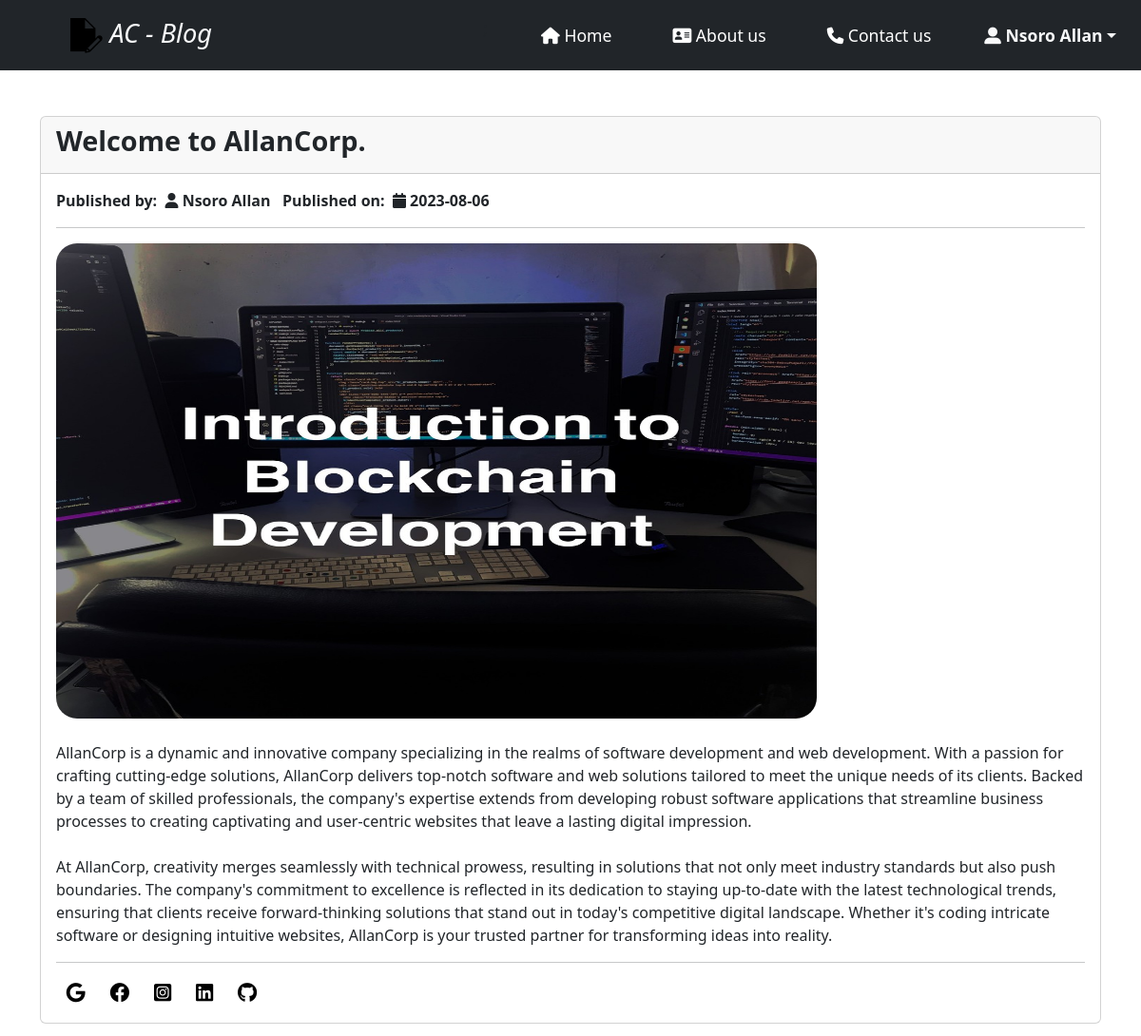
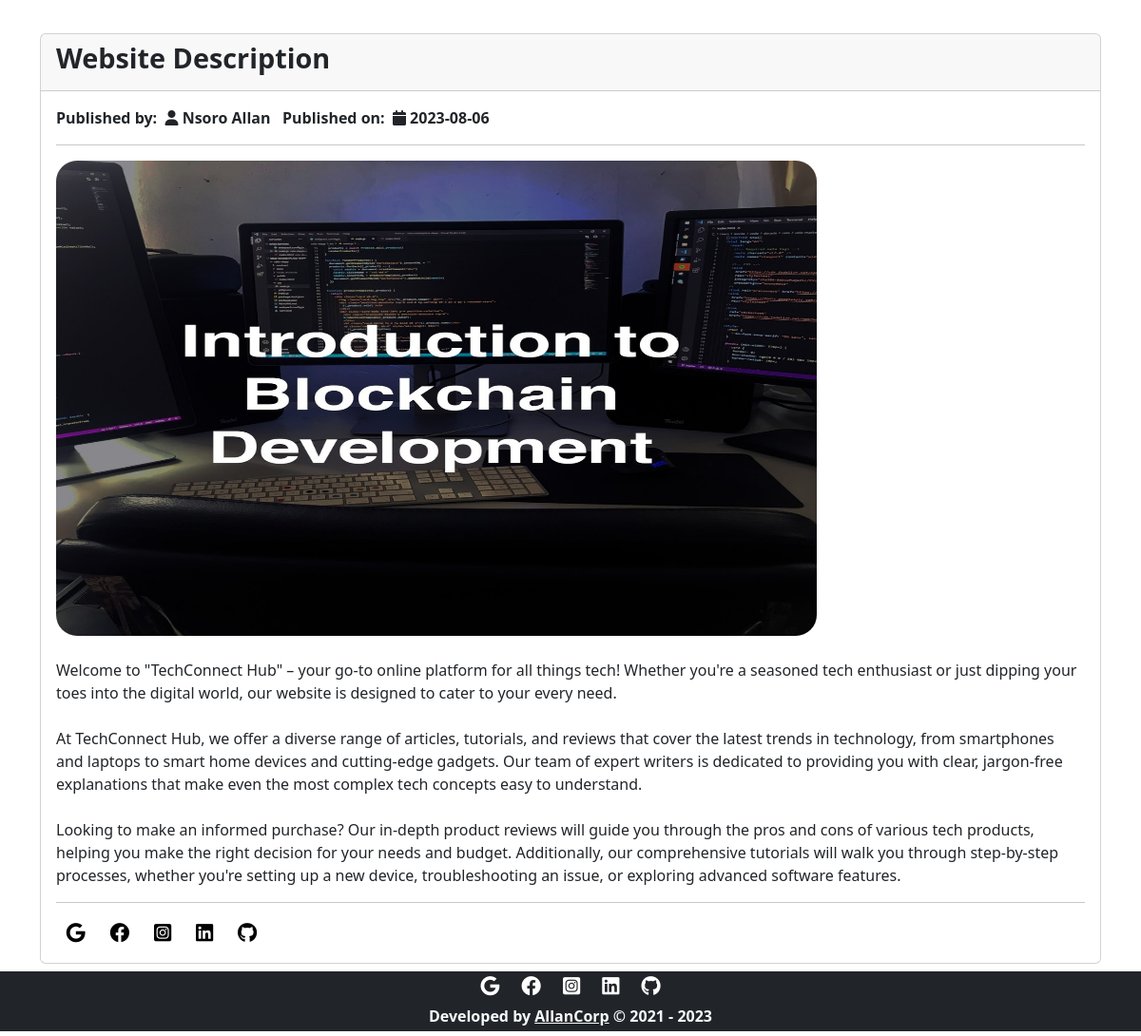
Page /home.php (signed in) on the committed database (2 pictures, top to bottom).
### tables this page shows
CREATE TABLE `blog` (
  `id` int(11) NOT NULL,
  `blog_title` varchar(50) NOT NULL,
  `blog_author` varchar(50) NOT NULL,
  `blog_image` varchar(50) NOT NULL,
  `blog_date` varchar(50) NOT NULL,
  `blog_description` longtext NOT NULL
);

### home.php (the view, shortened to what this page needs)
<!DOCTYPE html>
<html lang="en">
<head>
  <link rel="stylesheet" href="https://stackpath.bootstrapcdn.com/bootstrap/4.5.2/css/bootstrap.min.css">
  <link href="https://cdn.jsdelivr.net/npm/bootstrap@5.3.0-alpha3/dist/css/bootstrap.min.css" rel="stylesheet">
<link rel="stylesheet" href="https://cdnjs.cloudflare.com/ajax/libs/font-awesome/6.4.0/css/all.min.css" />
</head>
<body>
<div class="container-fluid-xxl p-0">
<?php
include("header.php");
?>
<div class="container">
    <div class="row">
      <div class="col-md-12">
<?php
include("connection.php");
$sql = "SELECT * FROM blog";
$result = mysqli_query($con, $sql);
while ($row = mysqli_fetch_assoc($result)) {
    $id = $row['id'];
    $blog_title = $row['blog_title'];
    $blog_author = $row['blog_author'];
    $blog_image = $row['blog_image'];
    $blog_date = $row['blog_date'];
    $blog_description = $row['blog_description'];
    echo'
    <div class="card mt-5 mb-2">
    <div class="card-header">
    <div class="d-none">' . $id . '.</div>
      <h5 class="card-title" style="font-size:1.8rem;"><b>' . $blog_title . '</b></h5>
    </div>
    <div class="card-body">
      <div class="form-group">
        <label for="" style="font-weight:700; margin-bottom:-4%;">Published by: &nbsp;<i class="fa fa-user"></i> <b style="font-weight:600;">' . $blog_author . '</b>
        &nbsp;&nbsp;Published on: &nbsp;<i class="fa fa-calendar"></i> <b style="font-weight:600;">' . $blog_date . '
        </label><br><hr>
        <img src="img/' . $blog_image . '" class="ratio ratio-16x9" style="width:800px; height:500px; border-radius:22px;"><br><br>
        <p style="font-weight:400;">' . $blog_description . '<p>
      </div>
      <hr>
      <div class="socal-media">
      <a href="mailto:allancorp250@gmail.com" style="margin:1%; color:black; font-size:1.3rem;"><i class="fa-brands fa-google"></i></a>
      <a href="https://www.facebook.com/nsoro.allan.1/" style="margin:1%; color:black; font-size:1.3rem;"><i class="fa-brands fa-facebook"></i></a>
      <a href="https://www.instagram.com/allancorp250/" style="margin:1%; color:black; font-size:1.3rem;"><i class="fa-brands fa-square-instagram"></i></a>
      <a href="https://www.linkedin.com/in/nsoro-allan-95192a283/" style="margin:1%; color:black; font-size:1.3rem;"><i class="fa-brands fa-linkedin"></i></a>
      <a href="https://github.com/allancorp23" style="margin:1%; color:black; font-size:1.3rem;"><i class="fa-brands fa-github"></i></a>
      </div>
    </div>
  </div>
    ';
  }
?>
      </div>
    </div>
</div>
<?php
include("footer.php");
?>
</body>
</html>

### header.php (shortened to what this page needs)
<div class="container-fluid-xxl px-0">
    <div class="row gx-0">
            <nav class="navbar navbar-expand-lg bg-dark navbar-dark w-100 p-3">
                <div class="collapse navbar-collapse justify-content-between" id="navbarCollapse">
                <a href="./home.php" class="nav-item nav-link"><h1 class="m-0 text-light text-capitalize ms-5" style="font-size: 1.7rem;">&nbsp;<img src="./img/icon.png" style="width:20%;"> <i>AC - Blog</i></h1></a>
                    <div class="navbar-nav mr-auto py-0 ms-5" style="font-size: 1.1rem;">
                        <a href="./home.php" class="nav-item nav-link ms-5 active"><i class="fas fa-home-alt"></i> Home</a>
                        <a href="./about.php" class="nav-item nav-link ms-5 active text-ligt"><i class="fa-solid fa-address-card"></i> About us</a>
                        <a href="./contact_us.php" class="nav-item nav-link ms-5 active text-ligt"><i class="fas fa-phone"></i> Contact us</a>
                        <?php
if (isset($_SESSION['username'])) {
    echo'
  <div class="dropdown mt-2 ms-5">
  <a href="#" style="text-decoration: none; font-weight: bold;" class="dropdown-toggle text-light text-capitalize" data-bs-toggle="dropdown"><i class="fas fa-user-alt"></i>  ' . $_SESSION['username'] . '</a>
  <div class="dropdown-menu">
    <li><a class="dropdown-item bg-light text-dark" href="./logout.php"><i class="fa-solid fa-right-to-bracket"></i> Logout</a></li>
  </div>
</div>
    ';
} else {
    echo '<a href="./login.php" class="nav-item nav-link active float-left text-light">Login</a>';
}
?>
                    </div>
                </div>
            </nav>
        </div>
    </div>
 </div>

### footer.php
<div class="container-fluid bg-dark" style="margin-bottom: -0.9%;">
  <center>
  <div class="socal-media">
      <a href="mailto:allancorp250@gmail.com" style="margin:0.8%; margin-top2%; color:#fff; font-size:1.3rem;"><i class="fa-brands fa-google"></i></a>
      <a href="https://www.facebook.com/nsoro.allan.1/" style="margin:0.8%; margin-top2%; color:#fff; font-size:1.3rem;"><i class="fa-brands fa-facebook"></i></a>
      <a href="https://www.instagram.com/allancorp250/" style="margin:0.8%; margin-top2%; color:#fff; font-size:1.3rem;"><i class="fa-brands fa-square-instagram"></i></a>
      <a href="https://www.linkedin.com/in/nsoro-allan-95192a283/" style="margin:0.8%; margin-top2%; color:#fff; font-size:1.3rem;"><i class="fa-brands fa-linkedin"></i></a>
      <a href="https://github.com/allancorp23" style="margin:0.8%; margin-top2%; color:#fff; font-size:1.3rem;"><i class="fa-brands fa-github"></i></a>
      </div>
  </center>
  <center><p class="text-light p-1">Developed by <a href="https://allancorp.netlify.app" class="text-light">AllanCorp</a> &copy; 2021 - 2023</p></center>
</div>

### rows in the picture
blog: blog_title "Welcome to AllanCorp.", blog_author "Nsoro Allan", blog_date "2023-08-06", blog_image (picture), blog_description "AllanCorp is a dynamic and innovative company specializing in the realms of software development and web development. With a passion for crafting cutting-edge solutions, AllanCorp delivers top-notch software and web solutions tailored to meet the unique needs of its clients. Backed by a team of skilled professionals, the company's expertise extends from developing robust software applications that streamline business processes to creating captivating and user-centric websites that leave a lasting digital impression. At AllanCorp, creativity merges seamlessly with technical prowess, resulting in solutions that not only meet industry standards but also push boundaries. The company's…"
blog: blog_title "Website Description", blog_author "Nsoro Allan", blog_date "2023-08-06", blog_image (picture), blog_description "Welcome to \"TechConnect Hub\" – your go-to online platform for all things tech! Whether you're a seasoned tech enthusiast or just dipping your toes into the digital world, our website is designed to cater to your every need. At TechConnect Hub, we offer a diverse range of articles, tutorials, and reviews that cover the latest trends in technology, from smartphones and laptops to smart home devices and cutting-edge gadgets. Our team of expert writers is dedicated to providing you with clear, jargon-free explanations that make even the most complex tech concepts easy to understand. Looking to make an informed purchase? Our in-depth product reviews will guide you through the pros and cons of…"

### other values in the picture
$_SESSION['username'] "Nsoro Allan"
